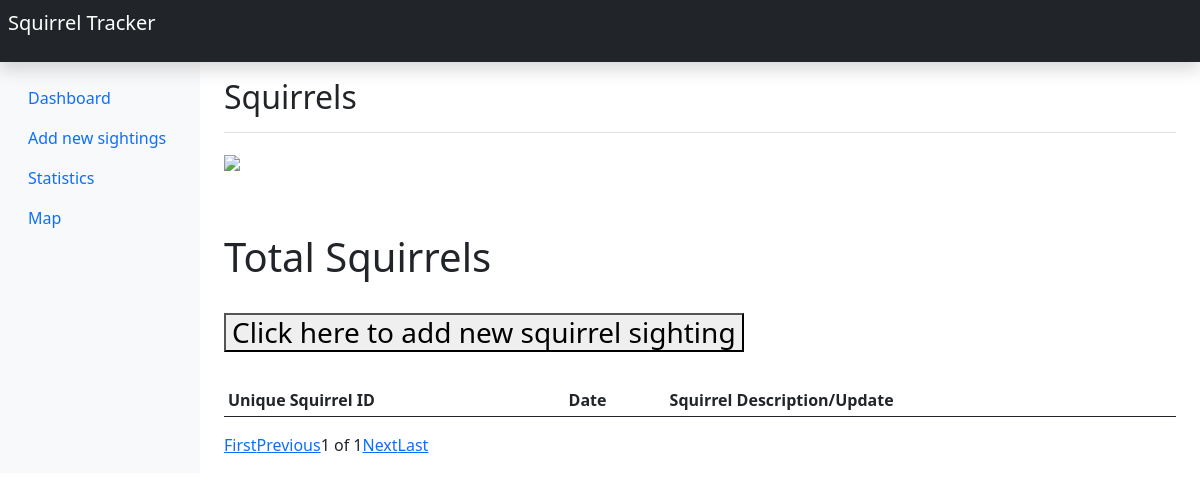
Page /sightings/?page=4 on the earlier database version.
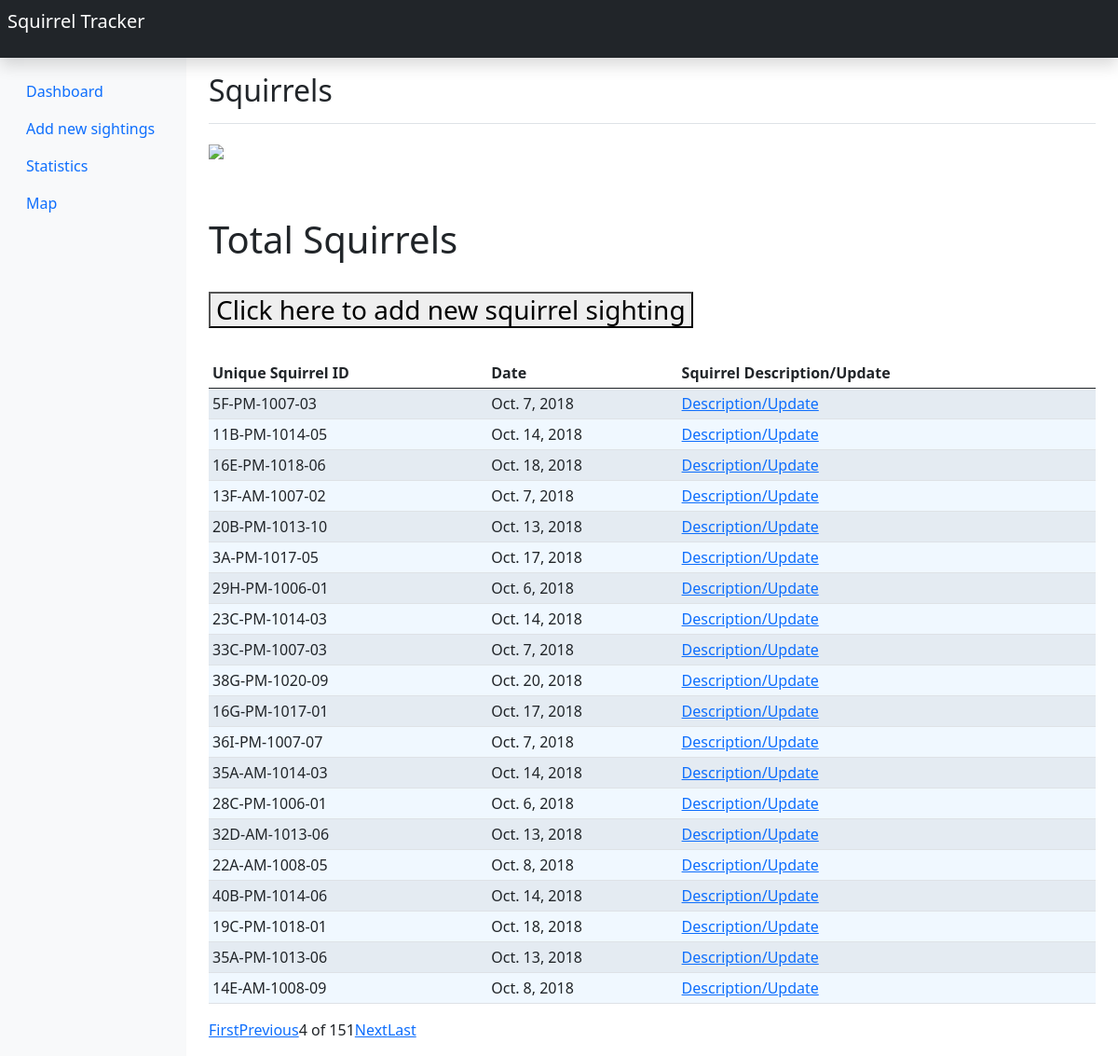
Same page on the later database version.
### sightings/models.py (models this page shows, shortened)
class Squirrels(models.Model) :
    X = models.FloatField(
        help_text=_('Longitude'),
    )
    Y = models.FloatField(
        help_text=_('Latitude'),
    )
    Unique_Squirrel_ID = models.CharField(
        max_length=50,
        help_text=_('Unique Squirrel ID'),
        primary_key=True,
        default=None,
    )
    PM = 'PM'
    AM = 'AM'
    Shift_choices  = (
        (PM,'PM'),
        (AM,'AM'),
    )
    Shift = models.CharField(
        max_length=2,
        choices=Shift_choices,
    )
    Date = models.DateField(
        help_text=_('Date'),
        blank=True,
    )
    Adult = 'Adult'
    Juvenile = 'Juvenile'
    Age_choices = (
        (Adult,'Adult'),
        (Juvenile,'Juvenile'),
    )
    Age = models.CharField(
        max_length=50,
        choices=Age_choices,
        blank=True,
        null=True,
    )
    GRAY = 'Gray'
    CINNAMON = 'Cinnamon'
    BLACK = 'Black'
    Color_Choices = (
        (GRAY,'Gray'),
        (CINNAMON,'Cinnamon'),
        (BLACK,'Black'),
    )
    Primary_Fur_Color = models.CharField(
        help_text=_('Primary Fur Color'),
        max_length=50,
        choices=Color_Choices,
        blank=True,
        null=True,
    )
    Ground_Plane = 'Ground Plane'
    Above_Ground = 'Above Ground'
    Location_Choices = (
        (Ground_Plane,'Ground Plane'),
        (Above_Ground,'Above Ground'),
    )
    Location = models.CharField(
        help_text=_('Location'),
        max_length=50,
        choices=Location_Choices,
        blank=True,
        null=True,
    )
    Specific_Location = models.CharField(
        help_text=_('Specific_Location'),
        max_length=255,
        blank=True,
        null=True,
    )
    Running = models.BooleanField(
        help_text=_('Is the squirrel running?'),default=False)
    Chasing = models.BooleanField(
        help_text=_('Is the squirrel chasing?'),default=False)
    Climbing = models.BooleanField(
        help_text=_('Is the squirrel climbing?'),default=False)
    Eating = models.BooleanField(
        help_text=_('Is the squirrel eating?'),default=False)
    Foraging = models.BooleanField(
        help_text=_('Is the squirrel foraging?'),default=False)
    Other_Activities = models.TextField(
        max_length = 100,
        help_text=_('Other activites'),
        null=True,
        blank=True,
    )
    Kuks = models.BooleanField(
        help_text=_('Is the squirrel kuking?'), default=False)
    Quaas = models.BooleanField(
        help_text=_('Is the squirrel quaaing?'), default=False)
    Moans = models.BooleanField(
        help_text=_('Is the squirrel moaning?'), default=False)
    Tail_Flags = models.BooleanField(
        help_text=_('Does the squirrel have a tail flag?'), default=False)
    Tail_Twitches = models.BooleanField(
        help_text=_('Is the squirrel\'s tail twitching?'), default=False)
    Approaches = models.BooleanField(
        help_text=_('Did the squirrel approach you?'), default=False)
    Indifferent = models.BooleanField(
        help_text=_('Was the squirrel indifferent to you?'), default=False)
    Runs_From = models.BooleanField(
        help_text=_('Did the squirrel run from you?'), default=False)

### sightings/views.py (the view)
# urls.py: path('sightings/', views.index),
def index(request) :
    squirrels = Squirrels.objects.all()
    page = request.GET.get('page', 1)
    paginator = Paginator(squirrels, 20)
    try:
        squirrels = paginator.page(page)
    except PageNotAnInteger:
        squirrels = paginator.page(1)
    except EmptyPage:
        squirrels = paginator.page(paginator.num_pages)
    context = {
        'squirrels' : squirrels,
    }
    return render(request,'sightings/index.html',context)

### sightings/templates/sightings/index.html (shortened to what the changed rows need)
<!doctype html>
<html lang="en">
  <head>
<link href="https://getbootstrap.com/docs/5.0/dist/css/bootstrap.min.css" rel="stylesheet">
    <link href="https://getbootstrap.com/docs/5.0/examples/dashboard/dashboard.css" rel="stylesheet">
  </head>
  <body>
<div class="container-fluid">
<div class="row">
    <main class="col-md-9 ms-sm-auto col-lg-10 px-md-4">
      <div class="d-flex justify-content-between flex-wrap flex-md-nowrap align-items-center pt-3 pb-2 mb-3 border-bottom">
        <h1 class="h2">Squirrels</h1>
       </div>
      <h1>Total Squirrels</h1>
      <br>
      <br>
      <div class="table-responsive">
        <table class="table table-striped table-sm">
          <thead>
            <tr>
              <th>Unique Squirrel ID</th>
              <th>Date</th>
	      <th>Squirrel Description/Update</th>
            </tr>
          </thead>
          <tbody bgcolor="#F0F8FF">
		{% for sighting in squirrels %}
            	<tr>
              <td>{{sighting.Unique_Squirrel_ID}}</td>
	      <td>{{sighting.Date}}</td>
	      <td><a href="/sightings/{{sighting.Unique_Squirrel_ID}}/">Description/Update</a></td>
            </tr>
	    	{% endfor %}
          </tbody>
        </table>
        <nav aria-label="...">
          <ul class="pagination">
            {% if squirrels.has_previous %}
            <li class="abled">
              <a href="?page=1">
		      <span aria-hidden="true" class="tab1">First</span></a>
            </li>
            <li class="disabled">	<li class="abled">
			    <a href="?page={{ squirrels.previous_page_number }}" aria-label="Previous" class="tab1">Previous</a></li>
            {%else%}
            <li class="disabled">
              <a href="?page=1">
		      <span aria-hidden="true" class="tab1">First</span></a>
            </li>
            <li class="disabled">
		    <a href="#" class="tab1">Previous</a></li><br>
            {% endif %}
            <li class='active'>
              <span>{{ squirrels.number }} of {{ squirrels.paginator.num_pages }}</span></li>
            {% if squirrels.has_next %}
            <li class="abled">
		    <a href="?page={{ squirrels.next_page_number }}" aria-label="Next" class="tab1">Next</a></li><br>
            <li class="abled">
              <a href="?page={{ squirrels.paginator.num_pages }}">
		      <span aria-hidden="true" class="tab1">Last</span><br>
              </a>
            </li>
            {%else%}
            <li class="disabled">
		    <a href="#" aria-label="Next" class="tab1">Next</a></li> <br>
            <li class="disabled">
              <a href="?page={{ squirrels.paginator.num_pages }}">
		      <span aria-hidden="true" class="tab1">Last</span></a><br>
            </li>
            {% endif %}
          </ul>
    	</nav>
      </div>
    </main>
  </div>
</div>
  </body>
</html>
  </body>
</html>

Differences in the rows shown:
added Squirrels: Unique_Squirrel_ID "5F-PM-1007-03", Date "Oct. 7, 2018"
added Squirrels: Unique_Squirrel_ID "11B-PM-1014-05", Date "Oct. 14, 2018"
added Squirrels: Unique_Squirrel_ID "16E-PM-1018-06", Date "Oct. 18, 2018"
added Squirrels: Unique_Squirrel_ID "13F-AM-1007-02", Date "Oct. 7, 2018"
added Squirrels: Unique_Squirrel_ID "20B-PM-1013-10", Date "Oct. 13, 2018"
added Squirrels: Unique_Squirrel_ID "3A-PM-1017-05", Date "Oct. 17, 2018"
added Squirrels: Unique_Squirrel_ID "29H-PM-1006-01", Date "Oct. 6, 2018"
added Squirrels: Unique_Squirrel_ID "23C-PM-1014-03", Date "Oct. 14, 2018"
added Squirrels: Unique_Squirrel_ID "33C-PM-1007-03", Date "Oct. 7, 2018"
added Squirrels: Unique_Squirrel_ID "38G-PM-1020-09", Date "Oct. 20, 2018"
added Squirrels: Unique_Squirrel_ID "16G-PM-1017-01", Date "Oct. 17, 2018"
added Squirrels: Unique_Squirrel_ID "36I-PM-1007-07", Date "Oct. 7, 2018"
added Squirrels: Unique_Squirrel_ID "35A-AM-1014-03", Date "Oct. 14, 2018"
added Squirrels: Unique_Squirrel_ID "28C-PM-1006-01", Date "Oct. 6, 2018"
added Squirrels: Unique_Squirrel_ID "32D-AM-1013-06", Date "Oct. 13, 2018"
added Squirrels: Unique_Squirrel_ID "22A-AM-1008-05", Date "Oct. 8, 2018"
added Squirrels: Unique_Squirrel_ID "40B-PM-1014-06", Date "Oct. 14, 2018"
added Squirrels: Unique_Squirrel_ID "19C-PM-1018-01", Date "Oct. 18, 2018"
added Squirrels: Unique_Squirrel_ID "35A-PM-1013-06", Date "Oct. 13, 2018"
added Squirrels: Unique_Squirrel_ID "14E-AM-1008-09", Date "Oct. 8, 2018"
Other differences:
{{ squirrels.number }}: "1" → "4"
{{ squirrels.paginator.num_pages }}: "1" → "151"
